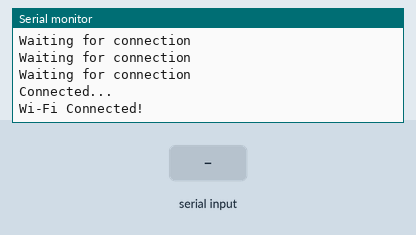
A sketch run on a simulated ESP8266 (NodeMCU). Shown: the last lines printed to the serial monitor. Inputs (shaded band) come from the test bench. WiFi joins after 1.5 s; servers stay silent unless stated; uploads are accepted with an empty reply.

Above: at 5.7 s.
5.8 s: "1" received over the second serial link
At 8.6 s:
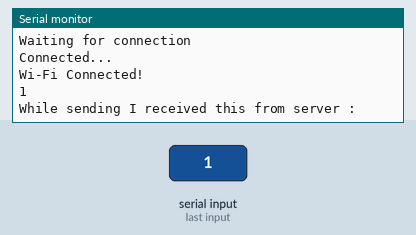
8.8 s: "0" received over the second serial link
At 10.1 s:
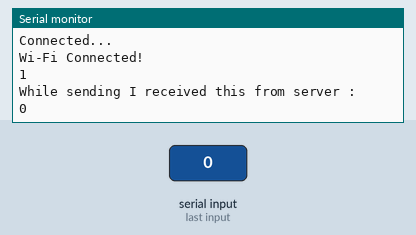

Measured:
- after the input at 5.8 s, the serial monitor: prints a new line after 1.0 s (image 1)
- after the input at 8.8 s, the serial monitor: prints a new line after 1.0 s (image 2)

The sketch:

serial_nodemcu.ino
```cpp
#include <SoftwareSerial.h>
#include <ESP8266HTTPClient.h>
#include<ESP8266WiFi.h>
SoftwareSerial s(D6,D5);
const char* mqttServerName ="Haier-PC";// change computer name
IPAddress mqttServerIP;

void setup() {
s.begin(9600);
Serial.begin(9600);
WiFi.begin("project","123456789");  // add ssid and password here

  while(WiFi.status() !=WL_CONNECTED)
  {
    delay(500);
    Serial.println("Waiting for connection");
  }

  Serial.println("Connected...");
  delay(1000);
  if (WiFi.status() ==WL_CONNECTED)
  {
    Serial.println("Wi-Fi Connected!");
  }
  WiFi.hostByName(mqttServerName, mqttServerIP);
  delay(2000);
}

void loop() {
  s.write("s");


  if (s.available()>0)
  {

    Serial.println(s.readString());
    sendmessage(s.readString());
  }


}
void sendmessage(String d)
{
  int sres;
  int net;
  if (WiFi.status()==WL_CONNECTED)
  {
    HTTPClient http;
    String url="http://"+mqttServerIP.toString()+"/test.php?data="+d;
    http.begin(url);
    http.addHeader("Content-Type","text/plain");
    int httpCode=http.GET();
    String payload=http.getString();
    Serial.println("While sending I received this from server : "+payload);
    if (payload=="SUCCESS. Data written in file.")
    {
      sres=1;
    }
    else
    {
      sres=0;
    }
    http.end();
    net=1;
  }
  else
  {
    Serial.println("Internet Problem!");
    net=0;
  }

}
```
